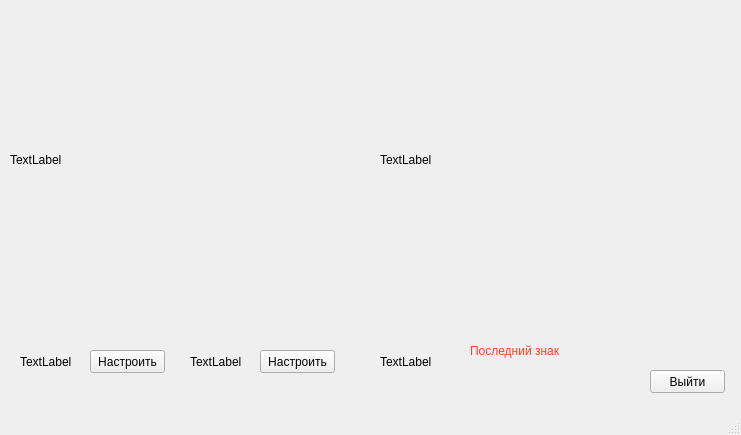
<?xml version="1.0" encoding="UTF-8"?>
<ui version="4.0">
 <class>MainWindow</class>
 <widget class="QMainWindow" name="MainWindow">
  <property name="geometry">
   <rect>
    <x>0</x>
    <y>0</y>
    <width>741</width>
    <height>435</height>
   </rect>
  </property>
  <property name="windowTitle">
   <string>MainWindow</string>
  </property>
  <widget class="QWidget" name="centralwidget">
   <widget class="QLabel" name="label">
    <property name="geometry">
     <rect>
      <x>10</x>
      <y>10</y>
      <width>350</width>
      <height>300</height>
     </rect>
    </property>
    <property name="text">
     <string>TextLabel</string>
    </property>
   </widget>
   <widget class="QLabel" name="label_2">
    <property name="geometry">
     <rect>
      <x>20</x>
      <y>330</y>
      <width>64</width>
      <height>64</height>
     </rect>
    </property>
    <property name="text">
     <string>TextLabel</string>
    </property>
   </widget>
   <widget class="QLabel" name="label_3">
    <property name="geometry">
     <rect>
      <x>380</x>
      <y>10</y>
      <width>350</width>
      <height>300</height>
     </rect>
    </property>
    <property name="text">
     <string>TextLabel</string>
    </property>
   </widget>
   <widget class="QLabel" name="label_4">
    <property name="geometry">
     <rect>
      <x>190</x>
      <y>330</y>
      <width>64</width>
      <height>64</height>
     </rect>
    </property>
    <property name="text">
     <string>TextLabel</string>
    </property>
   </widget>
   <widget class="QPushButton" name="pushButton">
    <property name="geometry">
     <rect>
      <x>90</x>
      <y>350</y>
      <width>75</width>
      <height>23</height>
     </rect>
    </property>
    <property name="text">
     <string>Настроить</string>
    </property>
   </widget>
   <widget class="QPushButton" name="pushButton_2">
    <property name="geometry">
     <rect>
      <x>260</x>
      <y>350</y>
      <width>75</width>
      <height>23</height>
     </rect>
    </property>
    <property name="text">
     <string>Настроить</string>
    </property>
   </widget>
   <widget class="QLabel" name="label_5">
    <property name="geometry">
     <rect>
      <x>380</x>
      <y>330</y>
      <width>64</width>
      <height>64</height>
     </rect>
    </property>
    <property name="text">
     <string>TextLabel</string>
    </property>
   </widget>
   <widget class="QPushButton" name="pushButton_3">
    <property name="geometry">
     <rect>
      <x>650</x>
      <y>370</y>
      <width>75</width>
      <height>23</height>
     </rect>
    </property>
    <property name="text">
     <string>Выйти</string>
    </property>
   </widget>
   <widget class="QLabel" name="label_6">
    <property name="geometry">
     <rect>
      <x>470</x>
      <y>340</y>
      <width>241</width>
      <height>21</height>
     </rect>
    </property>
    <property name="styleSheet">
     <string notr="true">color: rgb(255, 65, 32);
font: 75 10pt &quot;MS Shell Dlg 2&quot;;</string>
    </property>
    <property name="text">
     <string>Последний знак</string>
    </property>
   </widget>
  </widget>
  <widget class="QMenuBar" name="menubar">
   <property name="geometry">
    <rect>
     <x>0</x>
     <y>0</y>
     <width>741</width>
     <height>21</height>
    </rect>
   </property>
  </widget>
  <widget class="QStatusBar" name="statusbar"/>
 </widget>
 <resources/>
 <connections/>
</ui>
